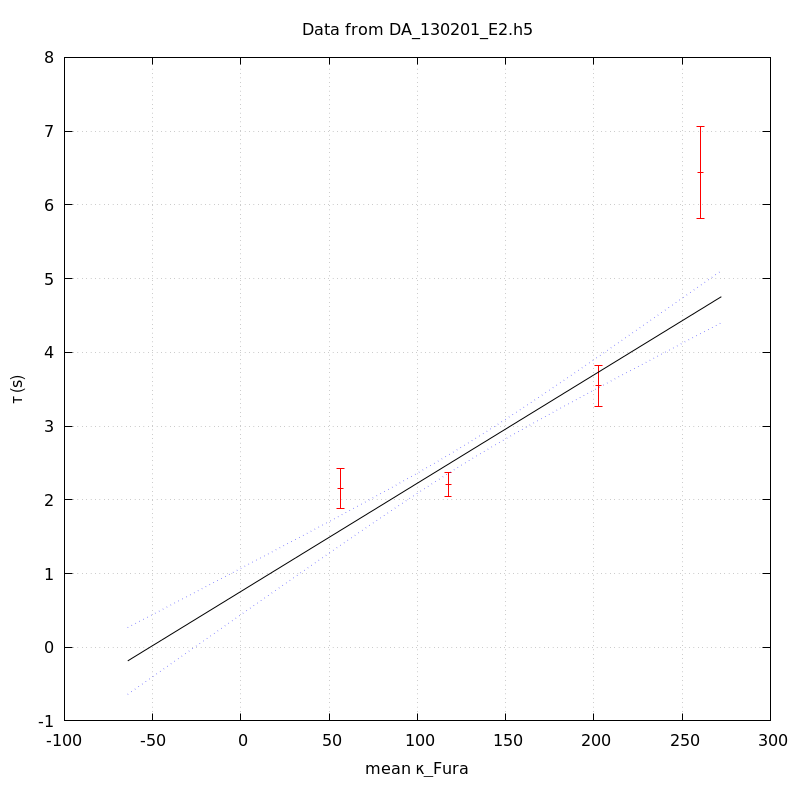

Recreate this plot in gnuplot.
unset key
set grid
set ylabel 'τ (s)'
set xlabel 'mean κ_Fura' noenhanced
set title 'Data from DA_130201_E2.h5' noenhanced
set xrange [-1000<*:*]
plot 'DA_130201_E2_aba_tau_vs_mean_kappa' index 0 using 1:2:(1.96*$3) linecolor rgb 'red' with yerrorbars,\
'' index 1 using 1:2 with lines linecolor rgb 'black',\
'' index 1 using 1:3 with lines linecolor rgb 'blue' lt 'dotted',\
'' index 1 using 1:4 with lines linecolor rgb 'blue' lt 'dotted'
